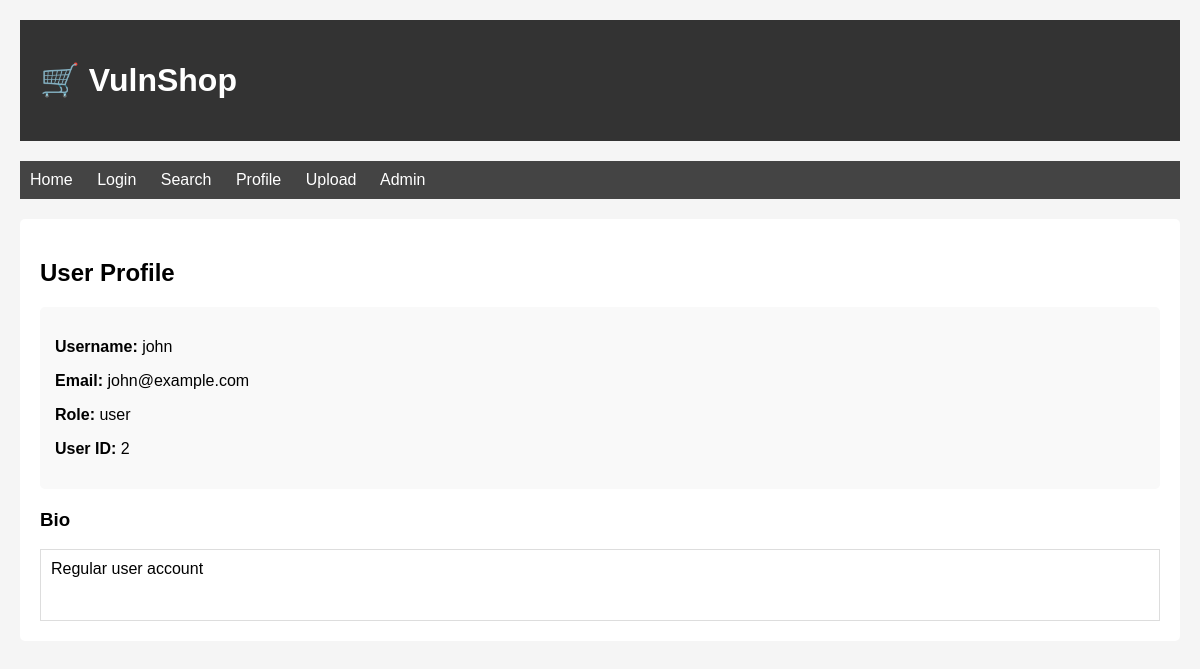
The page /app/profile.php?id=2 (signed in) on the database its author committed.
### tables this page shows
CREATE TABLE IF NOT EXISTS users (
    id INT AUTO_INCREMENT PRIMARY KEY,
    username VARCHAR(50) NOT NULL,
    password VARCHAR(255) NOT NULL,
    email VARCHAR(100),
    role VARCHAR(20) DEFAULT 'user',
    bio TEXT,
    created_at TIMESTAMP DEFAULT CURRENT_TIMESTAMP
);

### app/profile.php (the view, shortened to what this page needs)
<?php
$user_id = isset($_GET['id']) ? $_GET['id'] : (isset($_SESSION['user_id']) ? $_SESSION['user_id'] : null);
$conn = new mysqli(getenv('MYSQL_HOST'), getenv('MYSQL_USER'), getenv('MYSQL_PASSWORD'), getenv('MYSQL_DATABASE'));
$query = "SELECT * FROM users WHERE id = $user_id";
$result = $conn->query($query);
$user = $result->fetch_assoc();
?>
<!DOCTYPE html>
<html>
<head>
</head>
<body>
    <div class="header">
        <h1>🛒 VulnShop</h1>
    </div>
    <div class="nav">
        <a href="index.php">Home</a>
        <a href="login.php">Login</a>
        <a href="search.php">Search</a>
        <a href="profile.php">Profile</a>
        <a href="upload.php">Upload</a>
        <a href="admin.php">Admin</a>
    </div>
    <div class="content">
        <h2>User Profile</h2>
        <?php if ($user): ?>
            <div class="profile-info">
                <p><strong>Username:</strong> <?php echo $user['username']; ?></p>
                <p><strong>Email:</strong> <?php echo $user['email']; ?></p>
                <p><strong>Role:</strong> <?php echo $user['role']; ?></p>
                <p><strong>User ID:</strong> <?php echo $user['id']; ?></p>
            </div>
            <h3>Bio</h3>
            <div style="border: 1px solid #ddd; padding: 10px; min-height: 50px;">
                <?php echo $user['bio'] ? $user['bio'] : 'No bio yet.'; ?>
            </div>
        <?php else: ?>
            <p>User not found.</p>
        <?php endif; ?>
    </div>
</body>
</html>

### app/profile.php (style rules this page uses)
body { font-family: Arial; max-width: 1200px; margin: 0 auto; padding: 20px; background: #f5f5f5; }
.header { background: #333; color: white; padding: 20px; margin-bottom: 20px; }
.nav { background: #444; padding: 10px; margin-bottom: 20px; }
.nav a { color: white; margin-right: 20px; text-decoration: none; }
.content { background: white; padding: 20px; border-radius: 5px; }
.profile-info { background: #f9f9f9; padding: 15px; border-radius: 5px; margin-bottom: 20px; }

### rows shown on the page
users: username "john", email "john@example.com", role "user", id "2", bio "Regular user account"
